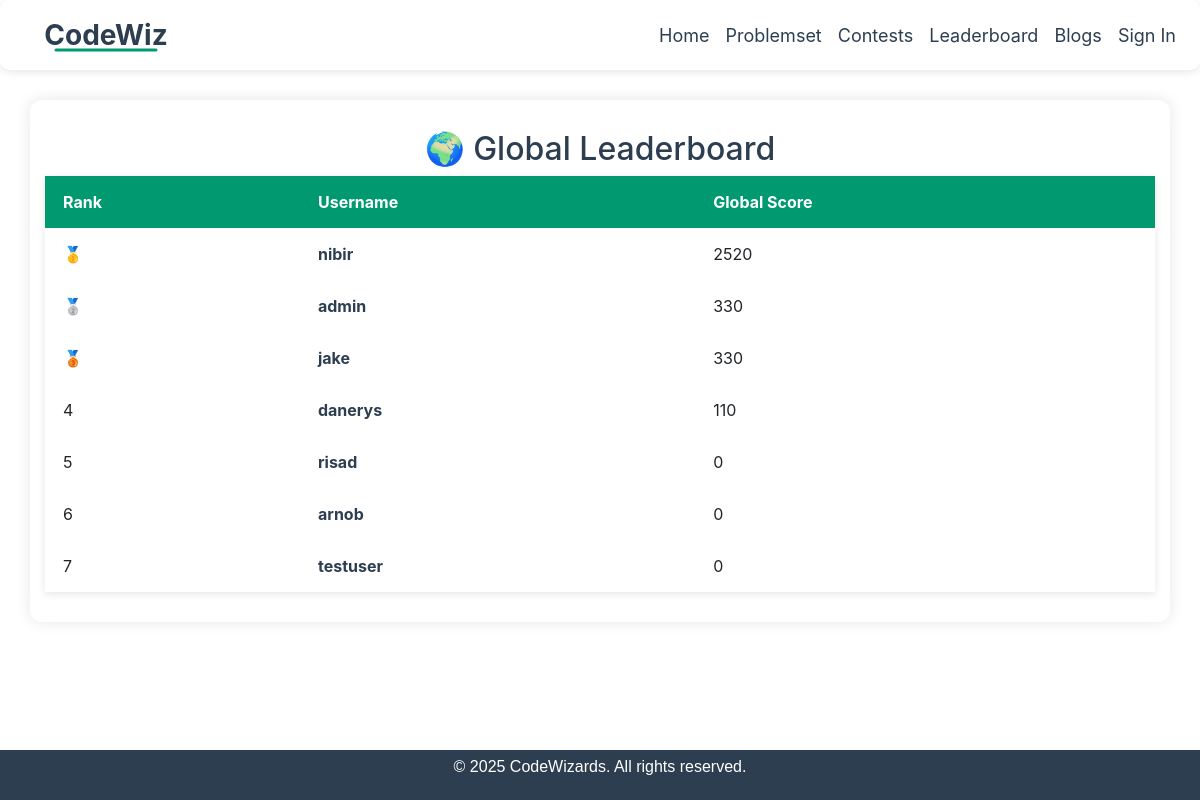
The page /leaderboard.php on the database its author committed.
### tables this page shows
CREATE TABLE `user` (
  `uid` int(11) NOT NULL,
  `username` varchar(50) NOT NULL,
  `email` varchar(100) NOT NULL,
  `password` varchar(255) NOT NULL,
  `region_flag` varchar(5) DEFAULT NULL,
  `full_name` varchar(100) DEFAULT NULL,
  `contact_number` varchar(20) DEFAULT NULL,
  `global_score` int(11) DEFAULT 0
);

### leaderboard.php (the view, shortened to what this page needs)
<?php
require_once "/xampp/htdocs/webb/partials/dbconnection.php";
$limit = 10;
$page = isset($_GET['page']) ? max(1, intval($_GET['page'])) : 1;
$offset = ($page - 1) * $limit;
$sql = "SELECT * FROM user ORDER BY global_score DESC LIMIT $limit OFFSET $offset";
$result = $conn->query($sql);
$rank_map = [];
$rank_sql = "SELECT uid FROM user ORDER BY global_score DESC";
$rank_res = $conn->query($rank_sql);
$rank_counter = 1;
while ($r = $rank_res->fetch_assoc()) {
    $rank_map[$r['uid']] = $rank_counter++;
}
?>
<!DOCTYPE html>
<html lang="en">
<head>
    <link rel="stylesheet" href="https://maxcdn.bootstrapcdn.com/bootstrap/4.5.2/css/bootstrap.min.css">
</head>
<body>
<?php include("/xampp/htdocs/webb/partials/navbar.php"); ?>
<div class="page-container">
    <div class="container">
        <h2>🌍 Global Leaderboard</h2>
        <table>
            <thead>
                <tr>
                    <th>Rank</th>
                    <th>Username</th>
                    <th>Global Score</th>
                </tr>
            </thead>
            <tbody>
    <?php
    function getMedal($rank) {
        return match($rank) {
            1 => "🥇",
            2 => "🥈",
            3 => "🥉",
            default => $rank
        };
    }
            ?>
            <?php
    if ($result->num_rows > 0):
        while ($row = $result->fetch_assoc()):
            $rank = $rank_map[$row['uid']] ?? '?';
    ?>
        <tr>
            <td><?php echo getMedal($rank); ?></td>
            <td>
                <a class="username-link" href="dashboard.php?uid=<?php echo $row['uid']; ?>">
                    <?php echo htmlspecialchars($row['username']); ?>
                </a>
            </td>
            <td><?php echo $row['global_score']; ?></td>
        </tr>
    <?php endwhile; else: ?>
        <tr><td colspan="3" class="text-center">No users found.</td></tr>
    <?php endif; ?>
</tbody>
        </table>
    </div>
    <?php include("/xampp/htdocs/webb/partials/mini_footer.php"); ?>
</div>
</body>
</html>

### partials/navbar.php (shortened to what this page needs)
<!DOCTYPE html>
<html lang="en">
<head>
    <link href="https://cdn.jsdelivr.net/npm/bootstrap@5.0.2/dist/css/bootstrap.min.css" rel="stylesheet">
</head>
<body>
    <nav class="navbar navbar-expand-lg navbar-light fixed-top">
        <a class="navbar-brand" href="home.php">
            <div class="logo-container">
                <svg width="180" height="60" viewBox="0 0 180 60" xmlns="http://www.w3.org/2000/svg">
                    <text x="90" y="40" class="codewiz-text">CodeWiz</text>
                    <line x1="40" y1="45" x2="140" y2="45" class="underline" stroke-linecap="round" />
                </svg>
            </div>
        </a>
        <div class="collapse navbar-collapse justify-content-end" id="navbarNav">
            <ul class="navbar-nav">
                <li class="nav-item">
                    <a class="nav-link active" href="home.php">Home</a>
                </li>
                <li class="nav-item">
                    <a class="nav-link" href="problemset.php">Problemset</a>
                </li>
                <li class="nav-item">
                    <a class="nav-link" href="contests.php">Contests</a>
                </li>
                <li class="nav-item">
                    <a class="nav-link" href="leaderboard.php">Leaderboard</a>
                </li>
                <li class="nav-item">
                    <a class="nav-link" href="blog.php">Blogs</a>
                </li>
                <?php if (isset($_SESSION['user_logged_in']) && $_SESSION['user_logged_in'] === true): ?>
                    <li class="nav-item dropdown">
                        <a class="nav-link dropdown-toggle" href="#" id="userDropdown" role="button"
                            data-bs-toggle="dropdown" aria-expanded="false">
                            <?php echo htmlspecialchars($_SESSION['username']); ?>
                        </a>
                        <ul class="dropdown-menu dropdown-menu-end" aria-labelledby="userDropdown">
                            <li><a class="dropdown-item" href="dashboard.php">Dashboard</a></li>
                            <li><a class="dropdown-item" href="logout.php">Logout</a></li>
                        </ul>
                    </li>
                <?php else: ?>
                    <li class="nav-item">
                        <a class="nav-link" href="login.php">Sign In</a>
                    </li>
                <?php endif; ?>
            </ul>
        </div>
    </nav>
</body>
</html>

### partials/mini_footer.php (shortened to what this page needs)
<!DOCTYPE html>
<html lang="en">
<head>
    <link rel="stylesheet" href="https://maxcdn.bootstrapcdn.com/bootstrap/4.5.2/css/bootstrap.min.css">
</head>
<body>
    <footer class="site-footer">
        <p class="footer-note">© 2025 CodeWizards. All rights reserved.</p>
    </footer>
</body>
</html>

### leaderboard.php (style rules this page uses)
body { background: #f0f4f8; font-family: 'Poppins', sans-serif; }
.page-container { min-height: 100vh; display: flex; flex-direction: column; }
.container { margin-top: 100px; background: white; padding: 30px; border-radius: 12px; box-shadow: 0px 0px 15px rgba(0,0,0,0.1); }
h2 { text-align: center; margin-bottom: 30px; font-weight: 600; color: #2c3e50; }
table { width: 100%; border-collapse: collapse; background-color: white; box-shadow: 0px 2px 8px rgba(0, 0, 0, 0.1); }
th, td { padding: 14px 18px; border-bottom: 1px solid #eee; text-align: left; }
th { background-color: #009970; color: white; }
a.username-link { color: #2c3e50; font-weight: bold; text-decoration: none; }

### partials/navbar.php (style rules this page uses)
.navbar { background: rgba(255, 255, 255, 0.7); backdrop-filter: blur(10px); padding: 10px 20px; border-radius: 10px; box-shadow: 0px 2px 8px rgba(0, 0, 0, 0.1); height: 70px; }
.navbar-brand { font-size: 24px; font-weight: bold; color: #2c3e50 !important; display: flex; align-items: center; }
.navbar-nav .nav-item .nav-link { font-size: 18px; color: #2c3e50 !important; transition: 0.3s ease-in-out; padding: 8px 15px; border-radius: 20px; }
.logo-container { width: 180px; height: 60px; display: flex; align-items: center; justify-content: center; }
.codewiz-text { font-size: 28px; fill: #2c3e50; font-weight: bold; text-anchor: middle; }

### partials/mini_footer.php (style rules this page uses)
.site-footer { background-color: #2c3e50; color: #fff; padding: 5px 5px; font-family: 'Poppins', sans-serif; width: 100%; text-align: center; margin-top: auto; clear: both; }

### rows shown on the page
user: uid "🥇", username "nibir", global_score "2520"
user: uid "🥈", username "admin", global_score "330"
user: uid "🥉", username "jake", global_score "330"
user: uid "4", username "danerys", global_score "110"
user: uid "5", username "risad", global_score "0"
user: uid "6", username "arnob", global_score "0"
user: uid "7", username "testuser", global_score "0"
